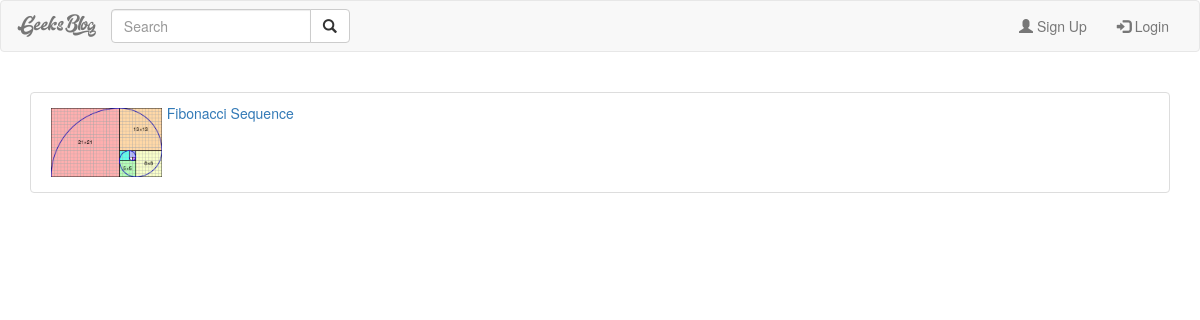
/posts/, run on the app's committed database.
### posts/models.py (models this page shows, shortened)
class Posts(models.Model):
	title = models.CharField(max_length=500)
	image = models.ImageField(null=True,
							blank=True,
							width_field="width_field",
							height_field="height_field",
							upload_to=path_and_rename)
	width_field = models.IntegerField(default=0)
	height_field= models.IntegerField(default=0)
	paragraph = models.TextField(null=True,blank=True)
	slug = models.SlugField(unique=True,null=True)
	user = models.ForeignKey(User,default=1, on_delete=models.CASCADE)
	date = models.DateTimeField(auto_now_add=True)

### posts/views.py (the view)
class PostList(generic.ListView):
	context_object_name="posts"
	template_name="list.html"
	def get_queryset(self):
		try:
			q = self.request.GET["q"]
		except Exception as error:
			q = None
		if q:
			query = (
					Q(title__icontains= q)|
					Q(paragraph__icontains= q)
					)
			posts = Posts.objects.filter(query)
		else:
			posts = Posts.objects.all()
		paginator = Paginator(posts, 3)
		page = self.request.GET.get('page')
		try:
			qs = paginator.page(page)
			return qs
		except PageNotAnInteger:
			qs = paginator.page(1)
			return qs
		except EmptyPage:
			qs = paginator.page(paginator.num_pages)
			return qs

### posts/templates/list.html (shortened to what this page needs)
{% extends "base.html" %}
{% load static %}
{% block content %}
<div class="container">
	<br>
	<ul class="list-group">
		{% if posts %}
			{% for post in posts %}
					<li class="list-group-item">
						{% if post.image %}
							<img class="img-responsive" src="{{ post.image.url }}">
						{% else %}
							<img class="img-responsive" src="{% static 'placehold.png' %}">
						{% endif %}
						<a href="{% url 'posts:post_detail' post.slug %}">
							<span>{{ post.title }}</span>
						</a>
						<div class="clearfix"></div>
					</li>
			{% endfor %}
		{% else %}
		<center>
			<div style="font-size:30px;">No one posted anything yet...</div>
		</center>
		{% endif %}
	</ul>
	<br>
</div>
{% endblock %}

### posts/templates/list.html (style rules this page uses)
img { width:10% !important; float:left; margin:5px; }

### data on the page
Posts: image (picture), title "Fibonacci Sequence"
